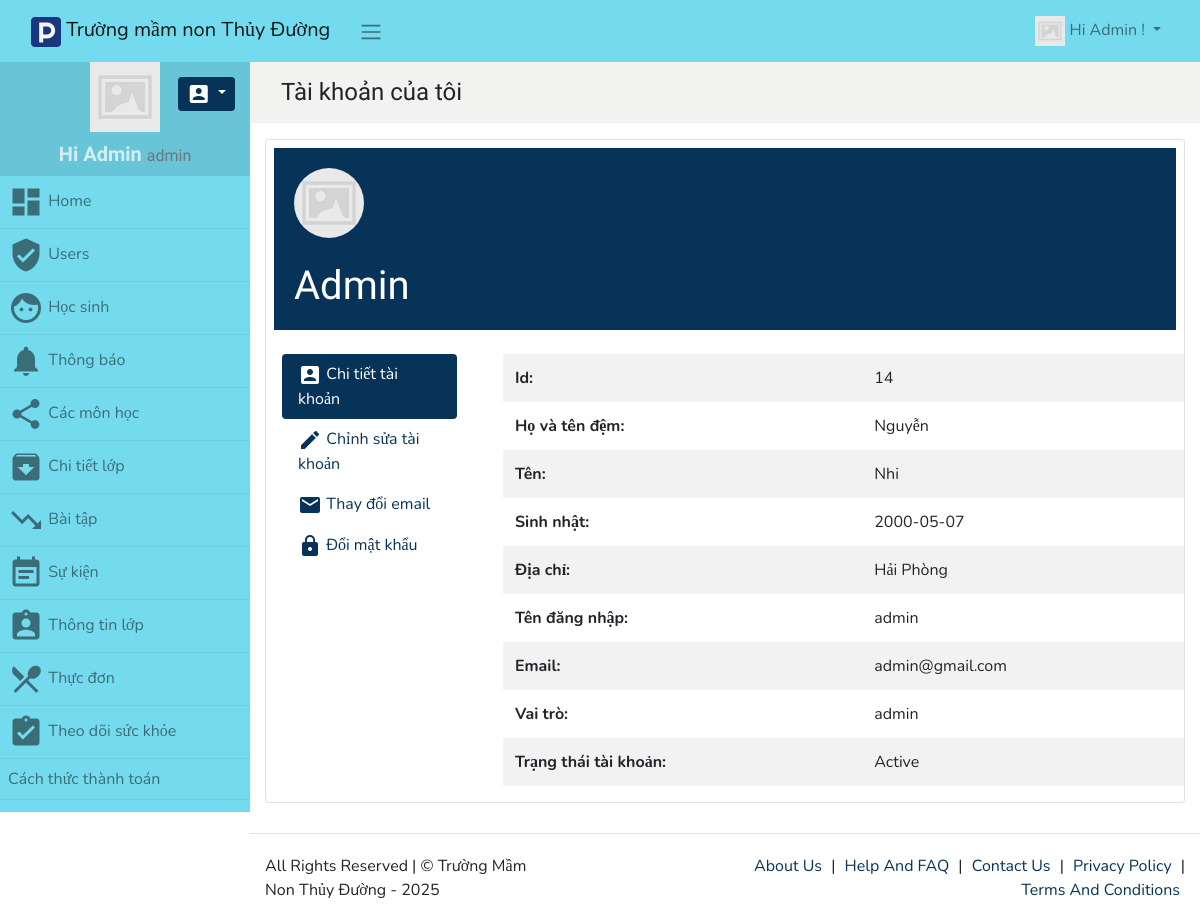
Screenshot of /account (signed in) with the database file from the repository.
### tables this page shows
CREATE TABLE `users` (
  `id` int(11) NOT NULL,
  `first_name` varchar(255) NOT NULL,
  `last_name` varchar(255) NOT NULL,
  `photo` varchar(255) NOT NULL,
  `birth_day` date NOT NULL,
  `resdence` varchar(255) NOT NULL,
  `phone` varchar(255) NOT NULL,
  `username` varchar(255) NOT NULL,
  `password` varchar(255) DEFAULT NULL,
  `email` varchar(255) NOT NULL,
  `login_session_key` varchar(255) DEFAULT NULL,
  `email_status` varchar(255) DEFAULT NULL,
  `password_expire_date` datetime DEFAULT '2021-04-21 00:00:00',
  `password_reset_key` varchar(255) DEFAULT NULL,
  `role` varchar(255) NOT NULL,
  `account_status` varchar(255) DEFAULT 'Pending',
  `assigned_teacher` varchar(255) NOT NULL
);

### index.php (called while the page is built, shortened)
<?php
	require(HELPERS_DIR . 'Functions.php');
	require(SYSTEM_DIR . 'BaseView.php');
	$page = new Router;
	$page->init();

### app/models/PDODb.php (called while the page is built, shortened)
<?php
class PDODb
{
    private $connectionParams = array(
        'type' => 'mysql',
        'host' => null,
        'username' => null,
        'password' => null,
        'dbname' => null,
        'port' => null,
        'charset' => null
    );
    private $groupBy = array();
    private $orderBy = array();
    private $params = array();
    private $pdo;
    private $prefix = '';
    private $query = '';
    private $queryOptions = array();
    private $returnType = PDO::FETCH_ASSOC;
    private $useGenerator = false;
    public function __construct($type, $host = null, $username = null, $password = null, $dbname = null, $port = null, $charset = null)
    {
        if (is_array($type)) {
            $this->connectionParams = $type;
        }
		elseif (is_object($type)) {
            $this->pdo = $type;
        }
		else {
            foreach ($this->connectionParams as $key => $param) {
                if (isset($$key) && !is_null($$key)) {
                    $this->connectionParams[$key] = $$key;
                }
            }
        }
    }
    public function connect()
    {
		$dbType = strtolower($this->connectionParams['type']);
		if($dbType == 'sqlite'){
			$this->fieldQuote = '"';
			$connectionString = 'sqlite:'.$this->connectionParams['dbname'];
			$this->pdo = new PDO($connectionString);
		}
		else{
			$connectionString = $this->connectionParams['type'].':';
			$connectionParams = ['host', 'dbname', 'port'];
			foreach ($connectionParams as $connectionParam) {
				if (!empty($this->connectionParams[$connectionParam])) {
					$connectionString .= $connectionParam.'='.$this->connectionParams[$connectionParam].';';
				}
			}
			$connectionString = rtrim($connectionString, ';');
			$options = array(
				PDO::ATTR_ERRMODE => PDO::ERRMODE_EXCEPTION,
				PDO::ATTR_PERSISTENT => false
			);
			$this->pdo = new PDO($connectionString, $this->connectionParams['username'], $this->connectionParams['password'], $options);
			$charset = $this->connectionParams['charset'];
			if(!empty($charset)){
				$this->pdo->query("SET NAMES '$charset'");
			}
		}
    }
    private function buildCondition($operator, $conditions)
    {
        if (empty($conditions)) {
            return;
        }
        $this->query .= ' '.$operator;
        foreach ($conditions as $cond) {
            list ($concat, $varName, $operator, $val) = $cond;
            $this->query .= " ".$concat." ".$varName;
            switch (strtolower($operator)) {
                default:
                    if (is_array($val)) {
                        $this->params = array_merge($this->params, $val);
                    } elseif ($val === null) {
                        $this->query .= ' '.$operator." NULL";
                    } elseif ($val != 'DBNULL' || $val == '0') {
                        $this->query .= $this->buildPair($operator, $val);
                    }
            }
        }
    }
    protected function buildGroupBy()
    {
        if (empty($this->groupBy)) {
            return;
        }
        $this->query .= " GROUP BY ";
        $this->query = rtrim($this->query, ', ')." ";
    }
    private function buildLimit($numRows)
    {
		$dbType = $this->connectionParams['type'];
		if($dbType == 'sqlsrv'){
			if (is_array($numRows)) {
				$limit = $numRows[1];
				$offset = intval($numRows[0]);
				$orderby = null;
				if(empty($this->orderBy)){
					$orderby = " ORDER BY(SELECT NULL)";
				}
				$this->query .= "$orderby OFFSET $offset ROWS FETCH NEXT $limit ROWS ONLY";
			}
		}
		else{
			if (is_array($numRows)) {
				$this->query .= ' LIMIT '.(int) $numRows[1].' OFFSET '.(int) $numRows[0];
			}
			else {
				$this->query .= ' LIMIT '.(int) $numRows;
			}
		}
	}
    private function buildOrderBy()
    {
        if (empty($this->orderBy)) {
            return;
        }
        $this->query .= " ORDER BY ";
        $this->query = rtrim($this->query, ', ')." ";
    }
    private function buildPair($operator, $value)
    {
        if (!is_object($value)) {
            $this->params[] = $value;
            return ' '.$operator.' ? ';
        }
        $subQuery = $value->getSubQuery();
        return " ".$operator." (".$subQuery['query'].") ".$subQuery['alias'];
    }
    private function buildQuery($numRows, $tableData = null)
    {
		$this->params = [];
        return $this->prepare();
    }
    private function buildResult($stmt)
    {
		if ($stmt->columnCount () == 0){
			return $stmt->rowCount();
		}
		else{
			if ($this->useGenerator) {
				return $this->buildResultGenerator($stmt);
			}
			else {
				return $stmt->fetchAll($this->returnType);
			}
		}
    }
    private function determineType($item)
    {
        switch (gettype($item)) {
            case 'integer':
                return PDO::PARAM_INT;
        }
    }
    private function getTableName($tableName)
    {
        return strpos($tableName, '.') !== false ? $tableName : $this->prefix.$tableName;
    }
    public function get($tableName, $numRows = null, $columns = '*')
    {
        $column = is_array($columns) ? implode(', ', $columns) : $columns;
		$dbType = $this->connectionParams['type'];
		$queryOptions = implode(' ', $this->queryOptions);
		$sqlsrvTop = "";
        $this->query = "SELECT $queryOptions $sqlsrvTop $column FROM " . $this->getTableName($tableName);
		$stmt = $this->buildQuery($numRows);
        $stmt->execute();
        $result = $this->buildResult($stmt);
        return $result;
    }
    public function getOne($tableName, $columns = '*')
    {
        $result = $this->get($tableName, 1, $columns);
        if ($this->useGenerator) {
            return $result->current() ? $result->current() : false;
        } else {
            return $result ? $result[0] : false;
        }
    }
    public function pdo()
    {
        if (!$this->pdo) {
            $this->connect();
        }
        return $this->pdo;
    }
    private function prepare()
    {
		$query = $this->query;
        $stmt = $this->pdo()->prepare($query);
        foreach ($this->params as $key => $value) {
            $stmt->bindValue(is_int($key) ? $key + 1 : ':'.$key, $value, $this->determineType($value));
        }
        return $stmt;
    }
    private function reset()
    {
        $this->groupBy         = [];
        $this->orderBy         = [];
        $this->params          = [];
        $this->query           = '';
        $this->queryOptions    = [];
    }
}

### app/views/partials/account/view.php (the view, shortened to what this page needs)
<?php
$page_element_id = "view-page-" . random_str();
$current_page = $this->set_current_page_link();
$data = $this->view_data;
$show_header = $this->show_header;
?>
<section class="page" id="<?php echo $page_element_id; ?>" data-page-type="view" data-display-type="table"
    data-page-url="<?php print_link($current_page); ?>">
    <?php
    if( $show_header == true ){
    ?>
    <div class="bg-light p-3 mb-3">
        <div class="container">
            <div class="row ">
                <div class="col ">
                    <h4 class="record-title">Tài khoản của tôi</h4>
                </div>
            </div>
        </div>
    </div>
    <?php
    }
    ?>
    <div class="">
        <div class="container">
            <div class="row ">
                <div class="col-md-12 comp-grid">
                    <div class="card animated fadeIn page-content">
                        <?php
                        if(!empty($data)){
                        ?>
                        <div class="bg-primary m-2 mb-4">
                            <div class="profile">
                                <div class="avatar">
                                    <?php
                                    if(!empty(USER_PHOTO)){
                                    Html::page_img(USER_PHOTO, 100, 100);
                                    }
                                    ?>
                                </div>
                                <h1 class="title mt-4"><?php echo $data['username']; ?></h1>
                            </div>
                        </div>
                        <div class="row">
                            <div class="col-md-3">
                                <div class="mx-3 mb-3">
                                    <ul class="nav nav-pills flex-column text-left">
                                        <li class="nav-item">
                                            <a data-toggle="tab" href="#AccountPageView" class="nav-link active">
                                                <i class="material-icons">account_box</i> Chi tiết tài khoản
                                            </a>
                                        </li>
                                        <li class="nav-item">
                                            <a data-toggle="tab" href="#AccountPageEdit" class="nav-link">
                                                <i class="material-icons">edit</i> Chỉnh sửa tài khoản
                                            </a>
                                        </li>
                                        <li class="nav-item">
                                            <a data-toggle="tab" href="#AccountPageChangeEmail" class="nav-link">
                                                <i class="material-icons">email</i> Thay đổi email
                                            </a>
                                        </li>
                                        <li class="nav-item">
                                            <a data-toggle="tab" href="#AccountPageChangePassword" class="nav-link">
                                                <i class="material-icons">lock</i> Đổi mật khẩu
                                            </a>
                                        </li>
                                    </ul>
                                </div>
                            </div>
                            <div class="col-sm-9">
                                <div class="mb-3">
                                    <div class="tab-content">
                                        <div class="tab-pane show active fade" id="AccountPageView" role="tabpanel">
                                            <table class="table table-hover table-borderless table-striped">
                                                <tbody class="page-data" id="page-data-<?php echo $page_element_id; ?>">
                                                    <tr class="td-id">
                                                        <th class="title"> Id: </th>
                                                        <td class="value"> <?php echo $data['id']; ?></td>
                                                    </tr>
                                                    <tr class="td-first_name">
                                                        <th class="title"> Họ và tên đệm: </th>
                                                        <td class="value">
                                                            <span>
                                                                <?php echo $data['first_name']; ?>
                                                            </span>
                                                        </td>
                                                    </tr>
                                                    <tr class="td-last_name">
                                                        <th class="title"> Tên: </th>
                                                        <td class="value">
                                                            <span>
                                                                <?php echo $data['last_name']; ?>
                                                            </span>
                                                        </td>
                                                    </tr>
                                                    <tr class="td-birth_day">
                                                        <th class="title"> Sinh nhật: </th>
                                                        <td class="value">
                                                            <span>
                                                                <?php echo $data['birth_day']; ?>
                                                            </span>
                                                        </td>
                                                    </tr>
                                                    <tr class="td-resdence">
                                                        <th class="title"> Địa chỉ: </th>
                                                        <td class="value">
                                                            <span>
                                                                <?php echo $data['resdence']; ?>
                                                            </span>
                                                        </td>
                                                    </tr>
                                                    <tr class="td-username">
                                                        <th class="title"> Tên đăng nhập: </th>
                                                        <td class="value">
                                                            <span>
                                                                <?php echo $data['username']; ?>
                                                            </span>
                                                        </td>
                                                    </tr>
                                                    <tr class="td-email">
                                                        <th class="title"> Email: </th>
                                                        <td class="value"> <?php echo $data['email']; ?></td>
                                                    </tr>
                                                    <tr class="td-role">
                                                        <th class="title"> Vai trò: </th>
                                                        <td class="value">
                                                            <span>
                                                                <?php echo $data['role']; ?>
                                                            </span>
                                                        </td>
                                                    </tr>
                                                    <tr class="td-account_status">
                                                        <th class="title"> Trạng thái tài khoản: </th>
                                                        <td class="value">
                                                            <span>
                                                                <?php echo $data['account_status']; ?>
                                                            </span>
                                                        </td>
                                                    </tr>
                                                </tbody>
                                            </table>
                                        </div>
                                    </div>
                                </div>
                            </div>
                        </div>
                        <?php
                        }
                        ?>
                    </div>
                </div>
            </div>
        </div>
    </div>
</section>

### rows the page displays
users: username "Admin", id "14", first_name "Nguyễn", last_name "Nhi", birth_day "2000-05-07", resdence "Hải Phòng", username "admin", email "admin@gmail.com", role "admin", account_status "Active"

### other values shown
SITE_NAME "Trường mầm non Thủy Đường"
USER_NAME "Admin"
ACL::$user_role "admin"
$menuobj['label'] "Home"
$menuobj['label'] "Users"
$menuobj['label'] "Học sinh"
$menuobj['label'] "Thông báo"
$menuobj['label'] "Các môn học"
$menuobj['label'] "Chi tiết lớp"
$menuobj['label'] "Bài tập"
$menuobj['label'] "Sự kiện"
$menuobj['label'] "Thông tin lớp"
$menuobj['label'] "Thực đơn"
$menuobj['label'] "Theo dõi sức khỏe"
$menuobj['label'] "Cách thức thành toán"
